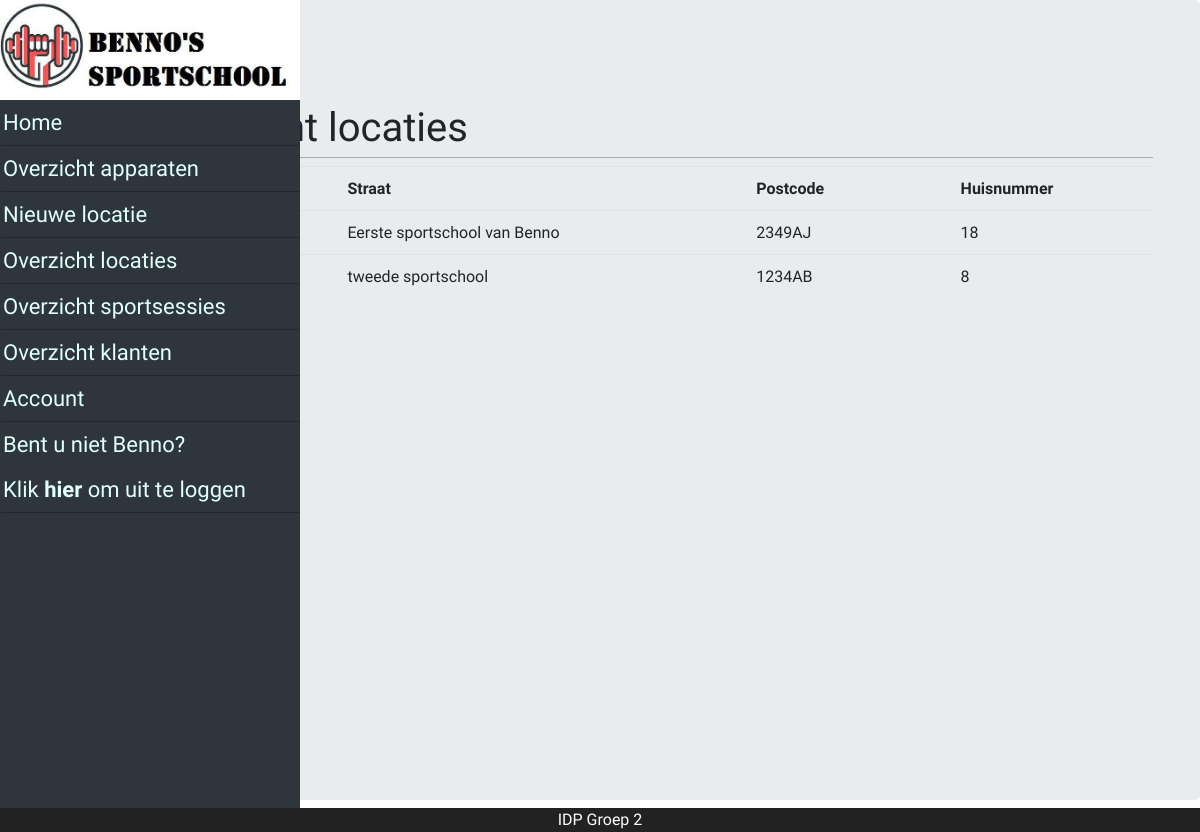
/?page=allLocations (signed in), run on an earlier commit of the app's database.
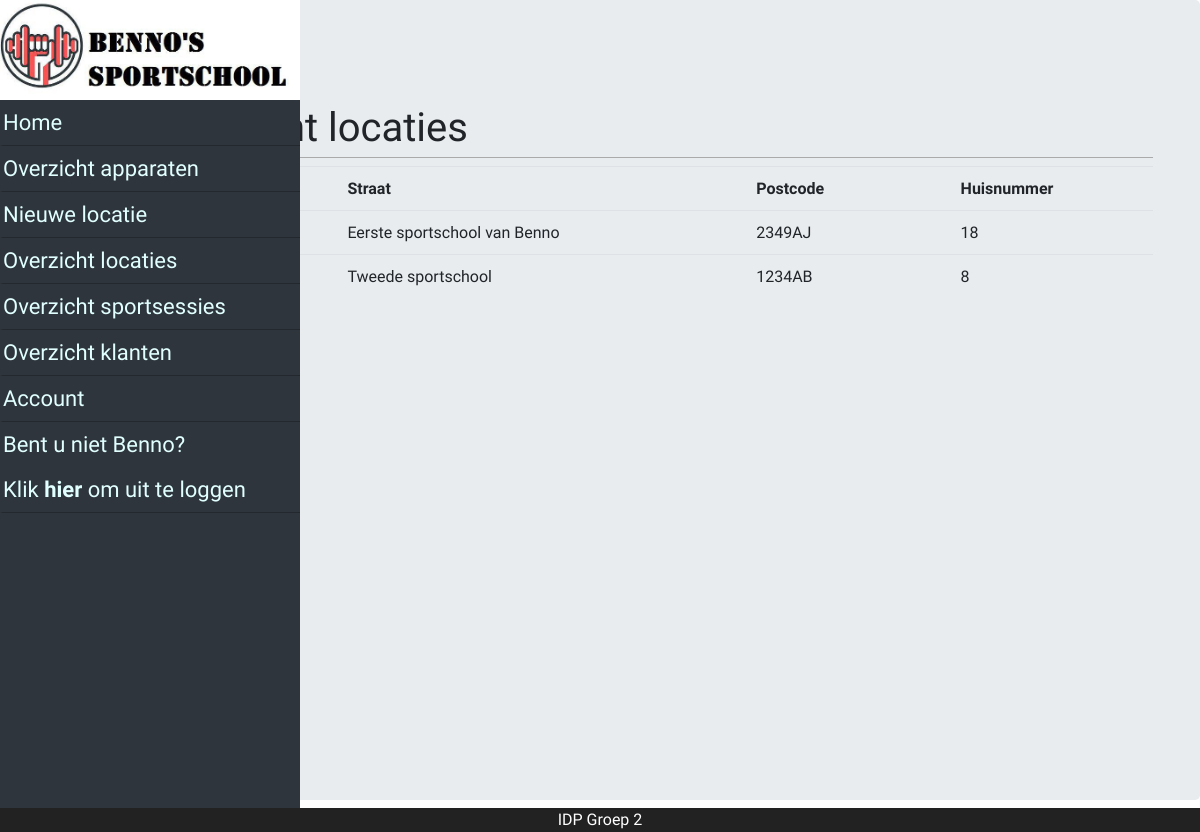
And on a later commit of the database.
### tables this page shows
CREATE TABLE `location` (
  `id` int(11) NOT NULL,
  `name` varchar(45) NOT NULL,
  `street` varchar(45) NOT NULL,
  `postal_code` varchar(45) NOT NULL,
  `house_number` int(5) NOT NULL
);

### model/Model.php (called while the page is built, shortened)
<?php
abstract class Model {
    public static function find() {
        try {
            $table = strtolower(get_called_class());
            $qry = "SELECT * FROM `$table`";
            $stmt = DB::prepare($qry);
            $stmt->execute();
            return $stmt->fetchAll(PDO::FETCH_CLASS, get_called_class());
        } catch (Exception $e) {
            echo FrameworkException::message($e->getMessage(), $e->getTrace());
            die();
        }
    }
}

### class/DB.php (called while the page is built, shortened)
<?php
final class DB {
    private static $instance = null;
    private $servername = "localhost";
    private $username = "root";
    private $password = "";
    private $database = "sportschool2";
    private function __construct() {
        try {
            try {
                $this->c = new PDO("mysql:host=$this->servername;dbname=$this->database", $this->username, $this->password);
            } catch (PDOException $e) {
                throw new FrameworkException("Connecting to the database failed. Configure connection in DB.php");
            }
        } catch (FrameworkException $e) {
            echo $e->errorMessage();
            die();
        }
    }
    public static function prepare($query)
    {
        try {
            try {
                return self::getInstance()->c->prepare($query);
            } catch (PDOException $e) {
                throw new FrameworkException("Could not prepare query");
            }
        } catch (FrameworkException $e) {
            echo $e->errorMessage();
            die();
        }
    }
    public static function getInstance() {
        if(self::$instance == null){
            self::$instance = new DB();
        }
        return self::$instance;
    }
}

### model/Location.php (called while the page is built, shortened)
<?php
class Location extends Model {
	protected $street;
	protected $postal_code;
	protected $house_number;
	public function getStreet()
	{
    	return $this->street;
    }
	public function getPostal_code()
	{
    	return $this->postal_code;
    }
	public function getHouse_number()
	{
    	return $this->house_number;
    }
}
?>

### pages/allLocations.php (the view)
<div class="jumbotron page_layout">
    <div class="container">
        <h1>Overzicht locaties</h1>
        <table class="table">
            <tr>
                <th width="20%">Naam</th>
                <th width="40%">Straat</th>
                <th width="20%">Postcode</th>
                <th width="20%">Huisnummer</th>
            </tr>
            <?php
            $locations = Location::find();
            foreach($locations as $location)
            {
                echo '<tr><td>'.$location->getName().'</td>';
                echo '<td>'.$location->getStreet().'</td>';
                echo '<td>'.$location->getPostal_code().'</td>';
                echo '<td>'.$location->getHouse_number().'</td></tr>';
            } ?>
        </table>
    </div>
</div>

What changed in the data, as far as the page shows it:
changed location "1234AB": street "tweede sportschool" → "Tweede sportschool"
